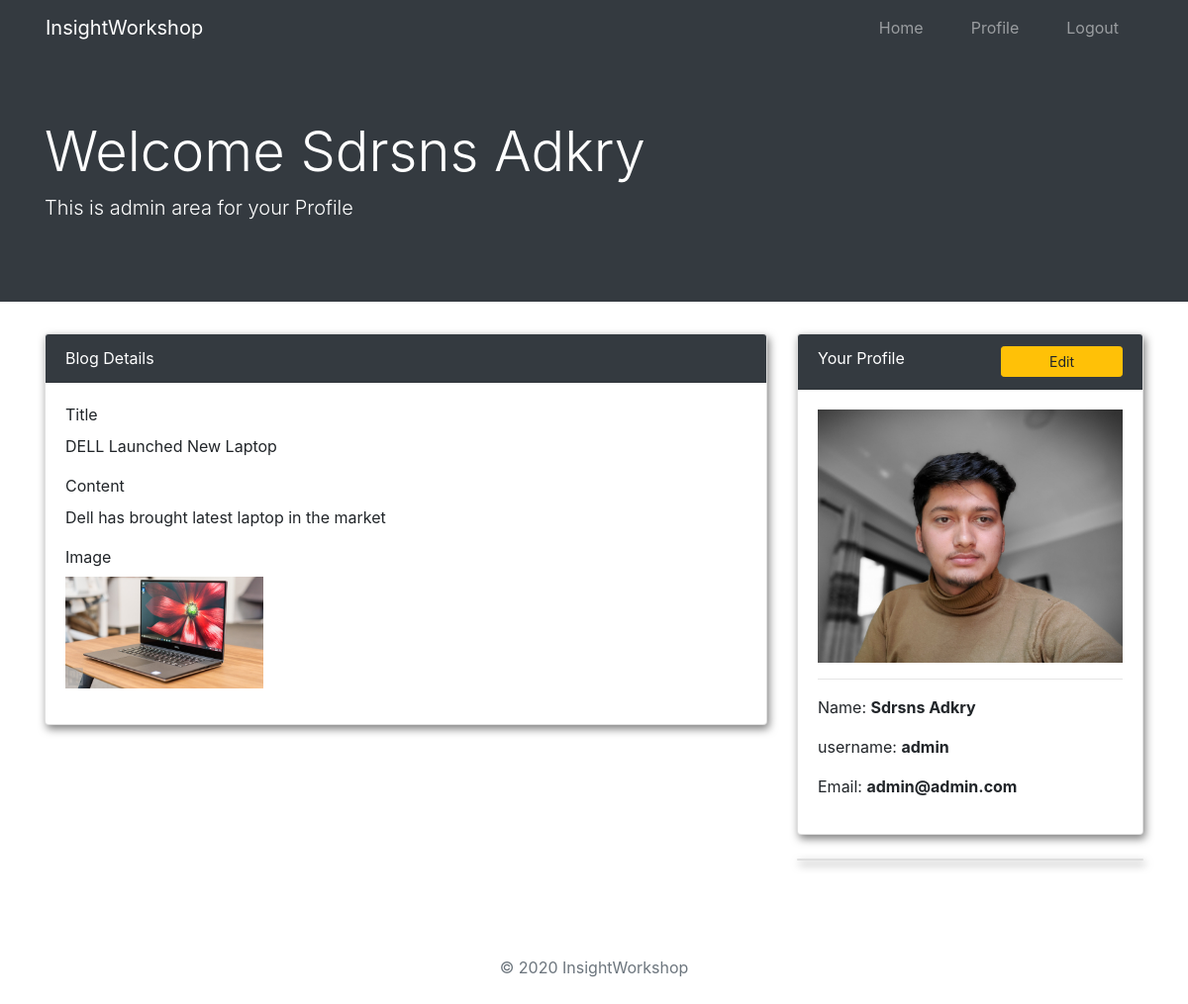
Screenshot of /blog-detail/2/ (signed in) with the database file from the repository.
### UserBlog/models.py (models this page shows, shortened)
class User(AbstractUser):
    email = models.EmailField(blank=False, unique=True)
    USERNAME_FIELD = 'email'
    REQUIRED_FIELDS = ['username']
    image = models.ImageField(blank=True, upload_to='profile')

class TimeStamp(models.Model):
    created_at = models.DateTimeField(auto_now_add=True)
    updated_at = models.DateTimeField(auto_now=True)
    class Meta:
        abstract = True

class Blog(TimeStamp):
    author = models.ForeignKey(User, on_delete=models.CASCADE)
    title = models.CharField(max_length=150)
    image = models.ImageField(upload_to='blog')
    content = models.TextField()

### UserBlog/views.py (the view)
# urls.py: path('blog-detail/<int:pk>/', BlogDetails.as_view(), name='blog-detail'),
class BlogDetails(LoginRequiredMixin, DetailView):
    model = Blog
    template_name = 'blog/blog-detail.html'
    context_object_name = 'blog'
    def get_object(self):
        id = self.kwargs.get("pk")
        return get_object_or_404(Blog, id=id, author=self.request.user)

### UserBlog/templates/blog/blog-detail.html
{% extends 'profile.html' %}
{% block blog-content %}
            <div class="card ">
                <div class="card-header  bg-dark text-white">
                   Blog Details
                </div>
                  <div class="card-body">
                    <form >
                        <div class="form-group">
                            <label>Title</label> <br>
                            {{blog.title}}
                        </div>
                        <div class="form-group">
                            <label>Content</label> <br>
                            {{blog.content}}
                        </div>
                        <div class="form-group">
                            <label>Image</label><br>
                            <img src="{{blog.image.url}}" class="img-fluid" width="200" alt="">
                        </div>
                    </form>
                </div>
            </div>
{% endblock %}

### UserBlog/templates/profile.html
{% extends 'base.html' %}
{% block content %}
<div class="jumbotron jumbotron-fluid bg-dark text-white ">
    <div class="container ">
        <h1 class="display-4">Welcome {{user.get_full_name}}</h1>
        <p class="lead">This is admin area for your Profile</p>
    </div>
</div>
<div class="container">
    <div class="row">
        <div class="col-8">
            {% block blog-content %}
            {% endblock %}
        </div>
        <div class="col-4">
            <div class="card ">
                <div class="card-header bg-dark text-white">
                    Your Profile
                    <a href="{% url 'profile-update' %}" class="btn btn-sm btn-warning px-5 float-right">Edit</a>
                </div>
                <div class="card-body">
                    {% if user.image %}
                    <img src="{{user.image.url}}" class="img-fluid" alt="">
                    {% else %}
                    <img src="" alt="Profile-image">
                    {% endif %}
                    <hr>
                    <p>Name: <strong>{{user.get_full_name}}</strong>  </p>
                    <p>username: <strong>{{user.username}}</strong></p>
                    <p>Email: <strong>{{user.email}}</strong></p>
                </div>
            </div>
            <div class="card mt-4 ">
            </div>
        </div>
    </div>
</div>
{% endblock %}

### UserBlog/templates/base.html (style rules this page uses)
.card { box-shadow: 2px 4px 8px 0 rgba(0,0,0,0.5); }

### rows the page displays
User: get_full_name "Sdrsns Adkry", image (picture), username "admin", email "admin@admin.com"
Blog: title "DELL Launched New Laptop", content "Dell has brought latest laptop in the market", image (picture)
